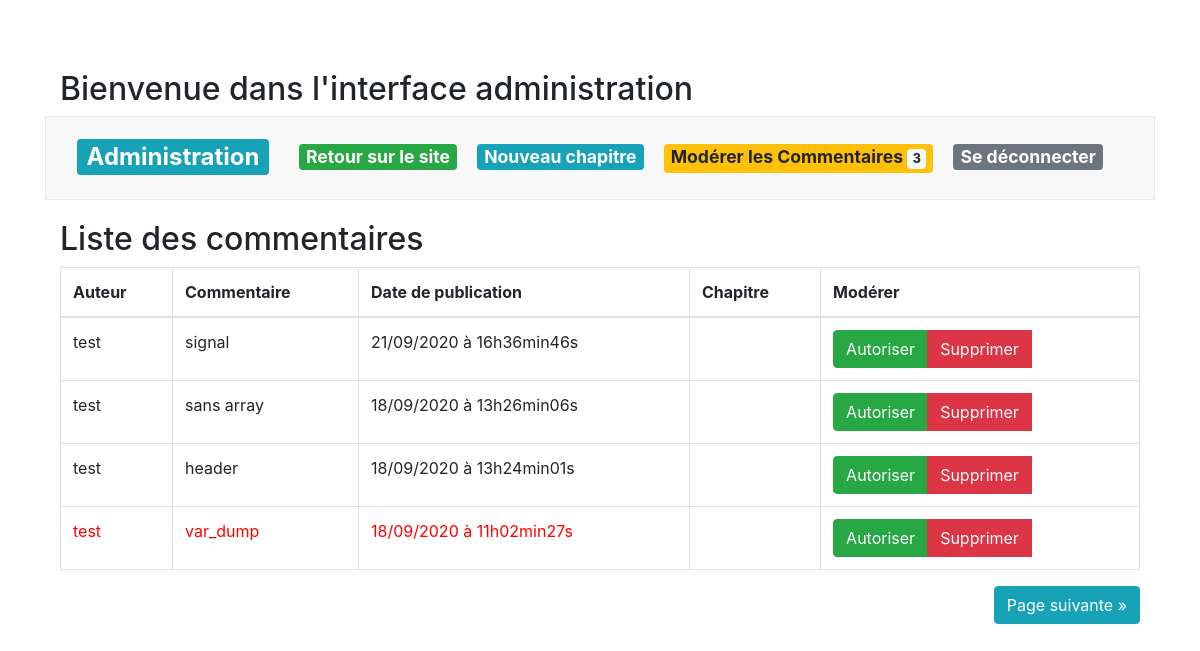
Page /index.php?action=moderateComment on the earlier database version.
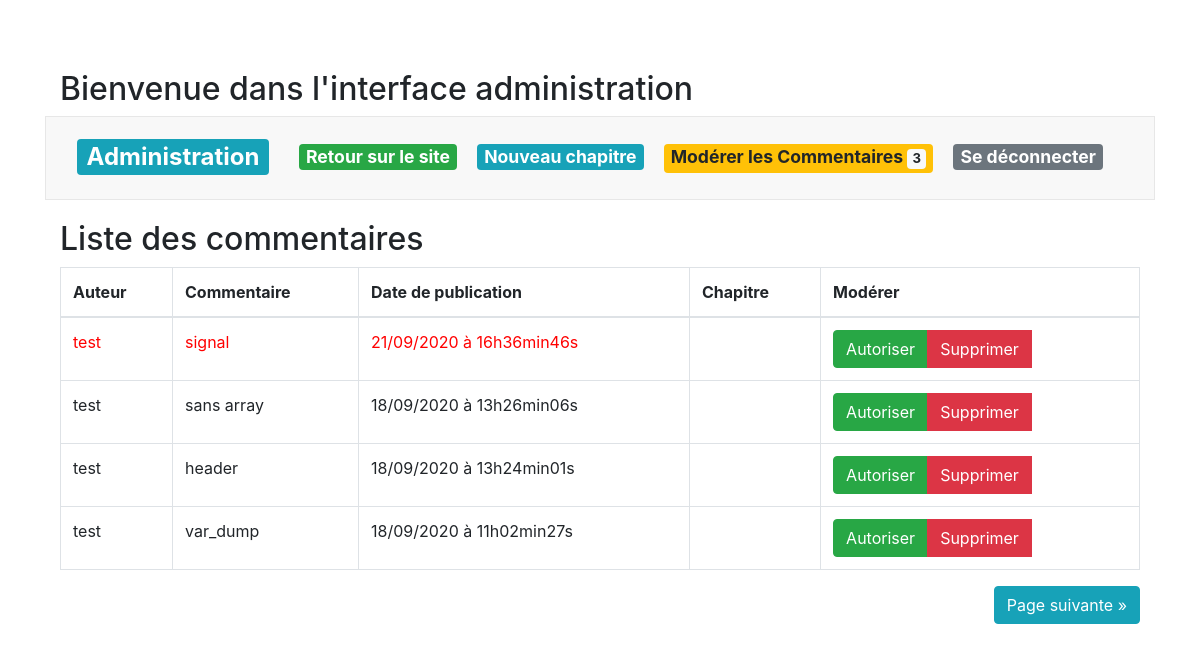
Same page on the later database version.
### tables this page shows
CREATE TABLE IF NOT EXISTS `commentaire` (
  `id_commentaire` int(11) NOT NULL AUTO_INCREMENT,
  `id_chapitre` int(11) NOT NULL,
  `pseudo` varchar(255) NOT NULL,
  `contenu` text NOT NULL,
  `titre_chapitre` varchar(255),
  `date_commentaire` datetime DEFAULT CURRENT_TIMESTAMP,
  `signaler` tinyint(3) unsigned DEFAULT '0',
  `garder` tinyint(4) DEFAULT '0',
  `supprimer` tinyint(4) DEFAULT '0',
  PRIMARY KEY (`id_commentaire`),
  KEY `FK_commentaire_chapitre` (`id_chapitre`),
  KEY `titre_chapitre` (`titre_chapitre`),
  CONSTRAINT `FK_commentaire_chapitre` FOREIGN KEY (`id_chapitre`) REFERENCES `chapitre` (`id_chapitre`) ON DELETE CASCADE ON UPDATE CASCADE,
  CONSTRAINT `FK_commentaire_chapitre_2` FOREIGN KEY (`titre_chapitre`) REFERENCES `chapitre` (`titre`) ON DELETE CASCADE ON UPDATE CASCADE
);

### src/view/View.php (called while the page is built, shortened)
<?php
class View
{
    private $path;
    public function __construct(string $path)
    {
        $this->path = $path;
    }
    public function render(string $templates, ?array $data) : void
    {
        require_once($this->path.$templates.'.html.php');
        require_once($this->path.'layout.html.php');
    }
}

### src/controller/AdminController.php (called while the page is built, shortened)
<?php
class AdminController
{
    private $view;
    private $chapitreManager;
    private $commentaireManager;
    private $reportManager;
    private $session;
    public function __construct()
    {
        $this->view = new View('../templates/backoffice/');
        $this->chapitreManager = new ChapitreManager();
        $this->commentaireManager = new CommentaireManager();
        $this->reportManager = new ReportManager();
        $this->session = new Session();
    }
    public function moderateComment(int $currentPage = 1)
    {
        $pagePrecedente = 0;
        $pageSuivante = 0;
        $currentPage = (int)($_GET['page'] ?? 1);
        $postsPerPage = 4;
        $offset = $postsPerPage * ($currentPage - 1);
        $countChapitre = $this->chapitreManager->countChapitre();
        $nbTotalPages = (int)ceil($countChapitre / $postsPerPage);
        if($currentPage === 1){
            $pagePrecedente = 0;
        }else {
            $pagePrecedente = $currentPage - 1;
        }
        if($currentPage === $nbTotalPages){
            $pageSuivante = 0;
        }else {
            $pageSuivante = $currentPage + 1;
        }
        $list = $this->commentaireManager->adminFindComment($offset, $postsPerPage);
        $this->view->render('moderateComment',[
            'session'=> $this->session,
            'commentaires'=>$this->commentaireManager->adminFindComment($offset, $postsPerPage),
            'countReportedComments'=>$this->reportManager->getReportedComments(),
            'list'=>$list,
            'pageSuivante'=>$pageSuivante,
            'pagePrecedente'=>$pagePrecedente,
            'currentPage'=>$currentPage
        ], null);
    }
}

### src/model/CommentaireManager.php (called while the page is built, shortened)
<?php
class CommentaireManager
{
    private $db;
    public function __construct() {
        $this->db = (new DbConnect())->connectToDb();
    }
    public function adminFindComment(int $offset, int $nbPerPage) : array
    {
        $req = $this->db->prepare('SELECT id_commentaire, id_chapitre, pseudo, contenu, titre_chapitre, signaler,
                                    DATE_FORMAT(date_commentaire, \'%d/%m/%Y à %Hh%imin%ss\') AS date_commentaire_fr
                                     FROM commentaire ORDER BY date_commentaire DESC limit :offset, :limitation');
        $req->bindValue(':limitation', $nbPerPage, \PDO::PARAM_INT);
        $req->bindValue(':offset', $offset, \PDO::PARAM_INT);
        $req->execute();
        $comments = $req->fetchAll();
        return $comments === false ? null : $comments;
    }
}

### src/Tools/DbConnect.php (called while the page is built, shortened)
<?php
class DbConnect {
    public function connectToDb()
    {
        try
        {
            $this->db = new \PDO('mysql:host=localhost;dbname=projet4;charset=utf8', 'root', '');
            return $this->db;
        }
        catch(Exception $e)
        {
            die('Erreur : '.$e->getMessage());
        }
    }
}

### templates/backoffice/moderateComment.html.php (the view, shortened to what the changed rows need)
<div class="listComments">
    <div class="col-lg-12">
        <h2 moderer>Liste des commentaires</h2>
        <section class="table-responsive">
            <table class="table table-bordered">
                <thead>
                    <tr>
                        <th>Auteur</th>
                        <th>Commentaire</th>
                        <th>Date de publication</th>
                        <th>Chapitre</th>
                        <th>Modérer</th>
                    </tr>
                </thead>
                <tbody>
                    <?php foreach($data['commentaires'] as $commentaire): ?>
                    <?php
                        $trClass = "";
                        if((int)$commentaire['signaler'] !== 0){
                            $trClass = 'red';
                        } ?>
                    <tr class="<?= $trClass ?>">
                        <td><?=htmlspecialchars($commentaire['pseudo'])?></td>
                        <td><?= nl2br(htmlspecialchars(($commentaire['contenu'])))?></td>
                        <td><?=$commentaire['date_commentaire_fr'] ?></td>
                        <td><?=$commentaire['titre_chapitre'] ?></td>
                        <td>
                            <div class="row">
                                <div class="col-lg-2">
                                    <div class="btn-group">
                                        <a class="btn btn-success" type="submit"
                                            href="index.php?action=ignoreReportComment&id=<?=$commentaire['id_commentaire']?>"></span>Autoriser</a>
                                        <button type="button" class="pull-right btn btn-danger" data-toggle="modal"
                                            data-target="#modalConfirmDelete">Supprimer</button>
                                    </div>
                                </div>
                            </div>
                        </td>
                    </tr>
                    <?php endforeach;?>
                </tbody>
            </table>
        </section>
    </div>
</div>

Differences in the rows shown:
changed commentaire "signal": signaler 0 → 1 (drawn)
changed commentaire "var_dump": signaler 1 → 0 (drawn)
